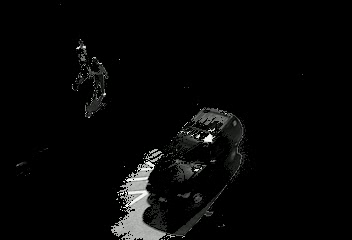
#> input picture frame 99 of Assginment 1/foreground.mp4, 352 x 240 px, given in place of video.mpeg, which was not available
$ python part2_claude_cv2_based.py
#> lines starting #> are read from the running program, lines starting #| are printed output that depends on the picture; after the words box and inside, x2 and y2 are one past the last pixel; in counts of white or black regions, pixels touching at a corner belong together; pictures that were not available may be replaced by others from this repository, and a replacement may not be noted
# [219 lines of commented-out code are left out]


import cv2
import numpy as np

def process_video(video_path, history=500, var_threshold=16, detect_shadows=True):
    """
    Apply Stauffer-Grimson background subtraction to a grayscale version of the video
    and save background and foreground in MP4 format.

    Parameters:
    video_path (str): Path to the video file
    history (int): Length of history buffer for background model
    var_threshold (float): Threshold for foreground detection
    detect_shadows (bool): Whether to detect and mark shadows
    """
#> called with video_path = 'video.mpeg', history = 500, var_threshold = 16, detect_shadows = True
    # Create background subtractor
    background_subtractor = cv2.createBackgroundSubtractorMOG2(
        history=history,
        varThreshold=var_threshold,
        detectShadows=detect_shadows
    )

    # Open video file
    cap = cv2.VideoCapture('video.mpeg')
    if not cap.isOpened():
        raise ValueError("Error opening video.mpeg")

    # Get video properties
    frame_width = int(cap.get(cv2.CAP_PROP_FRAME_WIDTH))
    frame_height = int(cap.get(cv2.CAP_PROP_FRAME_HEIGHT))
    fps = int(cap.get(cv2.CAP_PROP_FPS))

    # Create video writers for output using MP4/H264 codec
    foreground_out = cv2.VideoWriter(
        'foreground.mp4',
        cv2.VideoWriter_fourcc(*'mp4v'),
        fps,
        (frame_width, frame_height)
    )

    background_out = cv2.VideoWriter(
        'background.mp4',
        cv2.VideoWriter_fourcc(*'mp4v'),
        fps,
        (frame_width, frame_height)
    )

    try:
        while True:
            ret, frame = cap.read()
#> frame is the input picture: shape (240, 352, 3); mean B, G, R 7.2, 7.4, 7.2
            if not ret:
                break

            # Convert frame to grayscale
            gray_frame = cv2.cvtColor(frame, cv2.COLOR_BGR2GRAY)

            # Apply background subtraction on grayscale frame
            fg_mask = background_subtractor.apply(gray_frame)
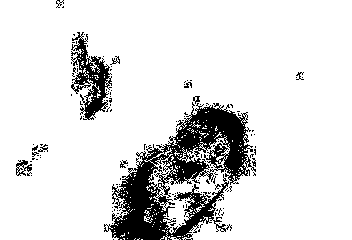
#> fg_mask: shape (240, 352); values 127 (black) and 255 (white), 87% white; 140 black regions (129 under 20 px), largest, box (x1, y1, x2, y2) and area: (104, 102, 256, 240) 8690, (71, 32, 112, 120) 1489, (16, 160, 32, 176) 125

            # Get the background image (will be grayscale)
            bg_image = background_subtractor.getBackgroundImage()

            if bg_image is None:
                continue  # Skip if background model isn't ready yet

            # Convert mask and background to 3-channel for saving
            fg_mask_3d = cv2.cvtColor(fg_mask, cv2.COLOR_GRAY2BGR)
            bg_image_3d = cv2.cvtColor(bg_image, cv2.COLOR_GRAY2BGR)

            # Create foreground by applying mask to original grayscale frame
            gray_frame_3d = cv2.cvtColor(gray_frame, cv2.COLOR_GRAY2BGR)
            foreground = cv2.bitwise_and(gray_frame_3d, fg_mask_3d)
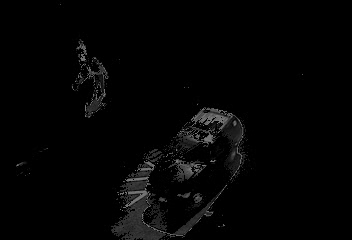
#> foreground: shape (240, 352, 3); min 0, max 127, mean 4.1

            # Write frames to respective output videos
            foreground_out.write(foreground)
            background_out.write(bg_image_3d)

            # Display results (comment out for faster processing)
            cv2.imshow('Grayscale Input', gray_frame)
            cv2.imshow('Background', bg_image)
            cv2.imshow('Foreground', foreground)

            # Break loop on 'q' key press
            if cv2.waitKey(1) & 0xFF == ord('q'):
#> (key q is pressed here)
                break

    finally:
        # Clean up
        cap.release()
        foreground_out.release()
        background_out.release()
        cv2.destroyAllWindows()

def main():
    try:
        process_video(
            video_path='video.mpeg',
            history=500,        # Number of frames to build background model
            var_threshold=16,   # Threshold for foreground detection
            detect_shadows=True # Enable shadow detection
        )
    except Exception as e:
        print(f"Error processing video: {e}")

if __name__ == "__main__":
    main()

$ run again, starting later in the video
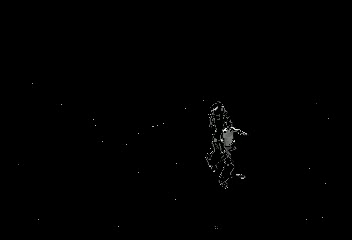
#> input picture frame 449 of Assginment 1/foreground.mp4, 352 x 240 px, given in place of video.mpeg, which was not available
#> in process_video, frame is the input picture: shape (240, 352, 3); mean B, G, R 0.8, 0.9, 0.9
#> in process_video, `fg_mask = background_subtractor.apply(gray_frame)`:
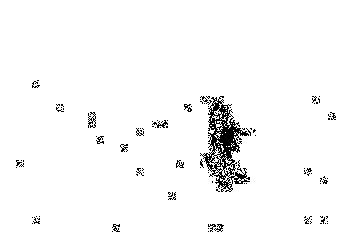
#> fg_mask: shape (240, 352); values 127 (black) and 255 (white), 97.1% white; black in thin lines or dots, all inside (x1, y1, x2, y2) = (16, 80, 336, 232)
